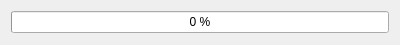
<?xml version="1.0" encoding="UTF-8"?>
<ui version="4.0">
 <class>ProgressWidget</class>
 <widget class="QWidget" name="ProgressWidget">
  <property name="geometry">
   <rect>
    <x>0</x>
    <y>0</y>
    <width>400</width>
    <height>45</height>
   </rect>
  </property>
  <property name="windowTitle">
   <string>Processing</string>
  </property>
  <layout class="QGridLayout" name="gridLayout">
   <item row="0" column="0">
    <widget class="QProgressBar" name="progressBar">
     <property name="value">
      <number>0</number>
     </property>
     <property name="format">
      <string>%p %</string>
     </property>
    </widget>
   </item>
  </layout>
 </widget>
 <resources/>
 <connections/>
</ui>
